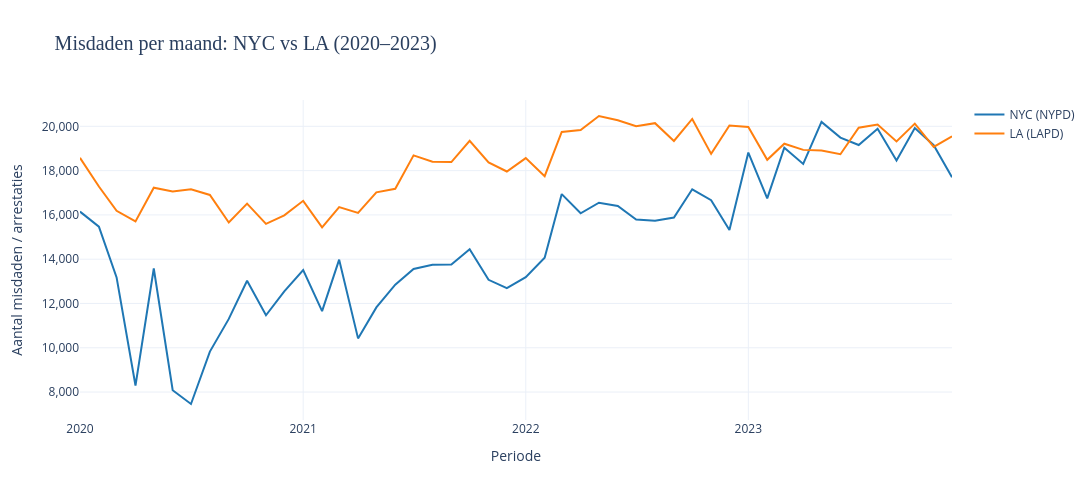

Source (notebook cell):
### Code cell
df_nypd['year_month'] = pd.to_datetime(df_nypd['arrest_date']).dt.to_period('M')
df_lapd['year_month'] = pd.to_datetime(df_lapd['date_occ']).dt.to_period('M')

nypd_maand = df_nypd.groupby('year_month').size().reset_index(name='count')
lapd_maand = df_lapd.groupby('year_month').size().reset_index(name='count')

nypd_maand['year_month'] = nypd_maand['year_month'].dt.to_timestamp()
lapd_maand['year_month'] = lapd_maand['year_month'].dt.to_timestamp()

fig = go.Figure()

fig.add_trace(go.Scatter(
    x=nypd_maand['year_month'],
    y=nypd_maand['count'],
    mode='lines',
    name='NYC (NYPD)',
    line=dict(color='#1f77b4', width=2)
))

fig.add_trace(go.Scatter(
    x=lapd_maand['year_month'],
    y=lapd_maand['count'],
    mode='lines',
    name='LA (LAPD)',
    line=dict(color='#ff7f0e', width=2)
))

fig.update_layout(
    title=dict(text='Misdaden per maand: NYC vs LA (2020–2023)', font=dict(size=20, family='Arial Black')),
    xaxis_title='Periode',
    yaxis_title='Aantal misdaden / arrestaties',
    xaxis=dict(
        tickmode='array',
        tickvals=pd.date_range('2020-01-01', '2024-01-01', freq='YS'),
        ticktext=[str(y) for y in range(2020, 2025)]
    ),
    yaxis=dict(tickformat=','),
    legend=dict(title=''),
    template='plotly_white',
    width=1100,
    height=500
)

fig.show()
